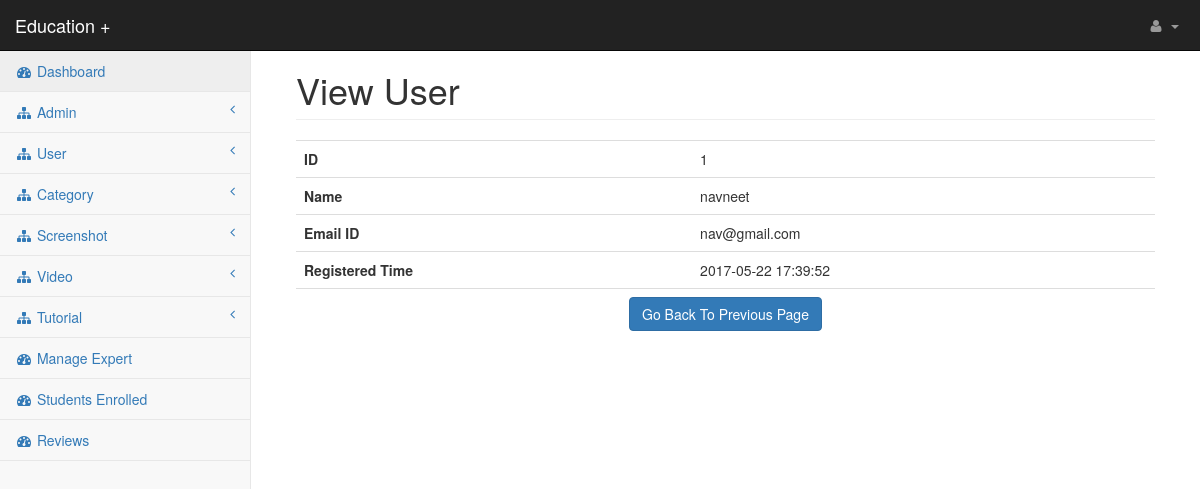
Page /admin/view_user.php?z=1 (signed in) on the committed database.
### tables this page shows
CREATE TABLE `user` (
  `user_id` int(100) NOT NULL,
  `user_name` varchar(50) NOT NULL,
  `user_lastname` varchar(100) NOT NULL,
  `user_email` varchar(20) NOT NULL,
  `user_pswd` varchar(200) NOT NULL,
  `time` timestamp NOT NULL DEFAULT CURRENT_TIMESTAMP ON UPDATE CURRENT_TIMESTAMP
);

### admin/view_user.php (the view)
<?php require 'header_files.php'; ?>
<body>
<div id="wrapper">
    <?php require 'menu.php'; ?>
    <div id="page-wrapper">
        <div class="container-fluid">
            <div class="row">
                <div class="col-lg-12">
                    <h1 class="page-header">View User</h1>
                </div>
            </div>
			<table class="table">
				<?php
				$id=$_GET['z'];
				if($id=="")
				{
					echo "<script>alert('Invalid ID'); window.location='manage_user.php';</script>";
				}
				else
				{
					$q="select * from user where user_id='$id'";
					$chk=$conn->query($q);
					while($r=$chk->fetch_assoc())
					{
				?>
						<tr>
							<th>ID</th>
							<td><?php echo $r['user_id']; ?></td>
						</tr>
						<tr>
							<th>Name</th>
							<td><?php echo $r['user_name']; ?></td>
						</tr>
						<tr>
							<th>Email ID</th>
							<td><?php echo $r['user_email']; ?></td>
						</tr>
						<tr>
							<th>Registered Time</th>
							<td><?php echo $r['time']; ?></td>
						</tr>
						<tr>
							<td colspan="2" align="center">
								<a href="manage_user.php" class="btn btn-primary">Go Back To Previous Page</a>
							</td>
						</tr>
				<?php
					}
				}
				?>
			</table>
        </div>
    </div>
</div>
</body>
</html>

### admin/css/startmin.css (style rules this page uses)
body { background-color: #f8f8f8; }
#wrapper { width: 100%; }
#page-wrapper { padding: 30px 15px 0 15px; min-height: 568px; background-color: #fff; }
@media (min-width:768px) { #page-wrapper { position: inherit; margin-left: 250px; padding: 30px 30px 0 30px; border-left: 1px solid #e7e7e7; } }

### rows in the picture
user: user_id "1", user_name "navneet", user_email "nav@gmail.com", time "2017-05-22 17:39:52"
